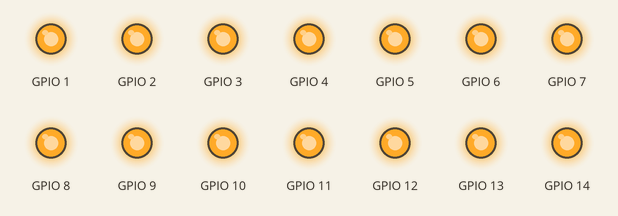
Simulated run of this program. Board: Raspberry Pi (BCM pin numbers). Parts: output pins drawn as LEDs (lit = HIGH).

Above: at 0.1 s.
Timing chart, 0 to 1.6 s (numbered marks = the images above):
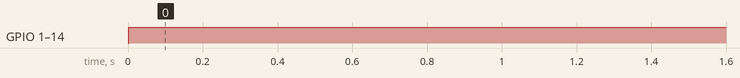

The program:

newBlink.py
```python
# Script which sets all of the GPIO pins on the RPi high

from time import sleep
import RPi.GPIO as GPIO
GPIO.setmode(GPIO.BCM)
GPIO.setup(1, GPIO.OUT)
GPIO.setup(2, GPIO.OUT)
GPIO.setup(3, GPIO.OUT)
GPIO.setup(4, GPIO.OUT)
GPIO.setup(5, GPIO.OUT)
GPIO.setup(6, GPIO.OUT)
GPIO.setup(7, GPIO.OUT)
GPIO.setup(8, GPIO.OUT)
GPIO.setup(9, GPIO.OUT)
GPIO.setup(10, GPIO.OUT)
GPIO.setup(11, GPIO.OUT)
GPIO.setup(12, GPIO.OUT)
GPIO.setup(13, GPIO.OUT)
GPIO.setup(14, GPIO.OUT)
GPIO.setup(15, GPIO.OUT)
GPIO.setup(16, GPIO.OUT)
GPIO.setup(17, GPIO.OUT)
GPIO.setup(18, GPIO.OUT)
GPIO.setup(19, GPIO.OUT)
GPIO.setup(20, GPIO.OUT)
GPIO.setup(21, GPIO.OUT)
GPIO.setup(22, GPIO.OUT)
GPIO.setup(23, GPIO.OUT)
GPIO.setup(24, GPIO.OUT)
GPIO.setup(25, GPIO.OUT)
GPIO.setup(26, GPIO.OUT)

while 1:
    GPIO.output(1, True)
    GPIO.output(2, True)
    GPIO.output(3, True)
    GPIO.output(4, True)
    GPIO.output(5, True)
    GPIO.output(6, True)
    GPIO.output(7, True)
    GPIO.output(8, True)
    GPIO.output(9, True)
    GPIO.output(10, True)
    GPIO.output(11, True)
    GPIO.output(12, True)
    GPIO.output(13, True)
    GPIO.output(14, True)
    GPIO.output(15, True)
    GPIO.output(16, True)
    GPIO.output(17, True)
    GPIO.output(18, True)
    GPIO.output(19, True)
    GPIO.output(20, True)
    GPIO.output(21, True)
    GPIO.output(22, True)
    GPIO.output(23, True)
    GPIO.output(24, True)
    GPIO.output(25, True)
    GPIO.output(26, True)
```

Measured:
- by itself, GPIO 1–14: LOW → HIGH at 0.00 s
